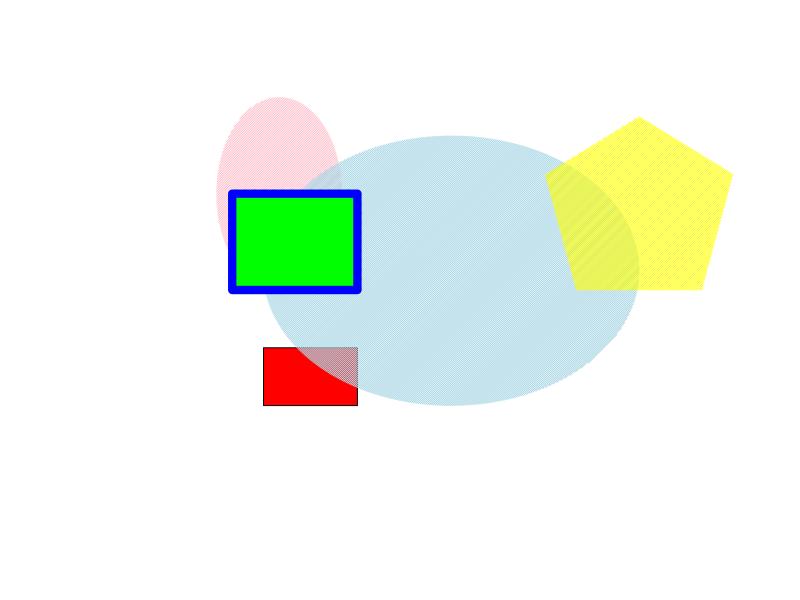

This figure's R source:
## ---- chunk 1
a <- (0:100)
b <- (0:100)
plot(a~b,type="n",xaxt="n",yaxt="n",xlab="",ylab="",bty="n")
s <- c(25,40,40,25,25)
q <- c(20,20,35,35,20)
polygon(s,q,col='red',border='black')
angles = seq(0, 2*pi,length=1000)
c = 27.5 +10*cos(angles)
d = 75 + 25*sin(angles)
polygon(c,d, col="pink",density=60, border=NA)
e = 55 + 30*cos(angles)
f = 55 + 35*sin(angles)
polygon(e,f,col='light blue',border=NA,density=70)
x <- c(75,95,100,85,70,75)
y <- c(50,50,80,95,80,50)
polygon(x,y,col='yellow',density=60,border=NA)
u <- c(20,40,40,20,20)
r <- c(50,50,75,75,50)
polygon(u,r,col='green',border='blue',density=15,lwd=8)
